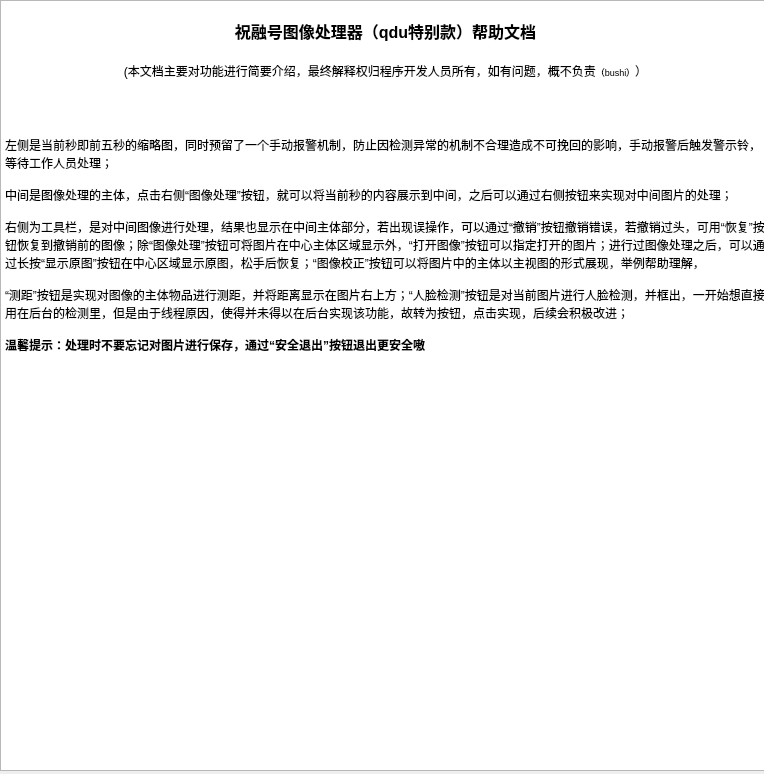
<?xml version="1.0" encoding="UTF-8"?>
<ui version="4.0">
 <class>Help_Dialog</class>
 <widget class="QDialog" name="Help_Dialog">
  <property name="geometry">
   <rect>
    <x>0</x>
    <y>0</y>
    <width>764</width>
    <height>774</height>
   </rect>
  </property>
  <property name="windowTitle">
   <string>帮助文档</string>
  </property>
  <property name="windowIcon">
   <iconset resource="res.qrc">
    <normaloff>:/help.png</normaloff>:/help.png</iconset>
  </property>
  <widget class="QTextBrowser" name="textBrowser">
   <property name="geometry">
    <rect>
     <x>0</x>
     <y>0</y>
     <width>771</width>
     <height>771</height>
    </rect>
   </property>
   <property name="html">
    <string>&lt;!DOCTYPE HTML PUBLIC &quot;-//W3C//DTD HTML 4.0//EN&quot; &quot;http://www.w3.org/TR/REC-html40/strict.dtd&quot;&gt;
&lt;html&gt;&lt;head&gt;&lt;meta name=&quot;qrichtext&quot; content=&quot;1&quot; /&gt;&lt;style type=&quot;text/css&quot;&gt;
p, li { white-space: pre-wrap; }
&lt;/style&gt;&lt;/head&gt;&lt;body style=&quot; font-family:'SimSun'; font-size:9pt; font-weight:400; font-style:normal;&quot;&gt;
&lt;p align=&quot;center&quot; style=&quot;-qt-paragraph-type:empty; margin-top:0px; margin-bottom:0px; margin-left:0px; margin-right:0px; -qt-block-indent:0; text-indent:0px;&quot;&gt;&lt;br /&gt;&lt;/p&gt;
&lt;p align=&quot;center&quot; style=&quot; margin-top:0px; margin-bottom:0px; margin-left:0px; margin-right:0px; -qt-block-indent:0; text-indent:0px;&quot;&gt;&lt;span style=&quot; font-size:12pt; font-weight:600;&quot;&gt;祝融号图像处理器（qdu特别款）帮助文档&lt;/span&gt;&lt;/p&gt;
&lt;p style=&quot;-qt-paragraph-type:empty; margin-top:0px; margin-bottom:0px; margin-left:0px; margin-right:0px; -qt-block-indent:0; text-indent:0px; font-size:12pt; font-weight:600;&quot;&gt;&lt;br /&gt;&lt;/p&gt;
&lt;p align=&quot;center&quot; style=&quot; margin-top:0px; margin-bottom:0px; margin-left:0px; margin-right:0px; -qt-block-indent:0; text-indent:0px;&quot;&gt;(本文档主要对功能进行简要介绍，最终解释权归程序开发人员所有，如有问题，概不负责&lt;span style=&quot; font-size:7pt;&quot;&gt;（bushi）&lt;/span&gt;）&lt;/p&gt;
&lt;p style=&quot;-qt-paragraph-type:empty; margin-top:0px; margin-bottom:0px; margin-left:0px; margin-right:0px; -qt-block-indent:0; text-indent:0px;&quot;&gt;&lt;br /&gt;&lt;/p&gt;
&lt;p align=&quot;center&quot; style=&quot; margin-top:0px; margin-bottom:0px; margin-left:0px; margin-right:0px; -qt-block-indent:0; text-indent:0px;&quot;&gt;&lt;img src=&quot;:/help_show00.png&quot; /&gt;&lt;/p&gt;
&lt;p align=&quot;center&quot; style=&quot;-qt-paragraph-type:empty; margin-top:0px; margin-bottom:0px; margin-left:0px; margin-right:0px; -qt-block-indent:0; text-indent:0px;&quot;&gt;&lt;br /&gt;&lt;/p&gt;
&lt;p align=&quot;center&quot; style=&quot;-qt-paragraph-type:empty; margin-top:0px; margin-bottom:0px; margin-left:0px; margin-right:0px; -qt-block-indent:0; text-indent:0px;&quot;&gt;&lt;br /&gt;&lt;/p&gt;
&lt;p style=&quot; margin-top:0px; margin-bottom:0px; margin-left:0px; margin-right:0px; -qt-block-indent:0; text-indent:0px;&quot;&gt;左侧是当前秒即前五秒的缩略图，同时预留了一个手动报警机制，防止因检测异常的机制不合理造成不可挽回的影响，手动报警后触发警示铃，等待工作人员处理；&lt;/p&gt;
&lt;p style=&quot;-qt-paragraph-type:empty; margin-top:0px; margin-bottom:0px; margin-left:0px; margin-right:0px; -qt-block-indent:0; text-indent:0px;&quot;&gt;&lt;br /&gt;&lt;/p&gt;
&lt;p style=&quot; margin-top:0px; margin-bottom:0px; margin-left:0px; margin-right:0px; -qt-block-indent:0; text-indent:0px;&quot;&gt;中间是图像处理的主体，点击右侧“图像处理”按钮，就可以将当前秒的内容展示到中间，之后可以通过右侧按钮来实现对中间图片的处理；&lt;br /&gt;&lt;/p&gt;
&lt;p style=&quot; margin-top:0px; margin-bottom:0px; margin-left:0px; margin-right:0px; -qt-block-indent:0; text-indent:0px;&quot;&gt;右侧为工具栏，是对中间图像进行处理，结果也显示在中间主体部分，若出现误操作，可以通过“撤销”按钮撤销错误，若撤销过头，可用“恢复”按钮恢复到撤销前的图像；除“图像处理”按钮可将图片在中心主体区域显示外，“打开图像”按钮可以指定打开的图片；进行过图像处理之后，可以通过长按“显示原图”按钮在中心区域显示原图，松手后恢复；“图像校正”按钮可以将图片中的主体以主视图的形式展现，举例帮助理解，&lt;/p&gt;
&lt;p style=&quot;-qt-paragraph-type:empty; margin-top:0px; margin-bottom:0px; margin-left:0px; margin-right:0px; -qt-block-indent:0; text-indent:0px;&quot;&gt;&lt;br /&gt;&lt;/p&gt;
&lt;p style=&quot; margin-top:0px; margin-bottom:0px; margin-left:0px; margin-right:0px; -qt-block-indent:0; text-indent:0px;&quot;&gt;“测距”按钮是实现对图像的主体物品进行测距，并将距离显示在图片右上方；“人脸检测”按钮是对当前图片进行人脸检测，并框出，一开始想直接用在后台的检测里，但是由于线程原因，使得并未得以在后台实现该功能，故转为按钮，点击实现，后续会积极改进；&lt;/p&gt;
&lt;p style=&quot;-qt-paragraph-type:empty; margin-top:0px; margin-bottom:0px; margin-left:0px; margin-right:0px; -qt-block-indent:0; text-indent:0px;&quot;&gt;&lt;br /&gt;&lt;/p&gt;
&lt;p style=&quot; margin-top:0px; margin-bottom:0px; margin-left:0px; margin-right:0px; -qt-block-indent:0; text-indent:0px;&quot;&gt;&lt;span style=&quot; font-weight:600;&quot;&gt;温馨提示：处理时不要忘记对图片进行保存，通过“安全退出”按钮退出更安全嗷&lt;/span&gt;&lt;/p&gt;&lt;/body&gt;&lt;/html&gt;</string>
   </property>
  </widget>
 </widget>
 <resources>
  <include location="res.qrc"/>
 </resources>
 <connections/>
</ui>
